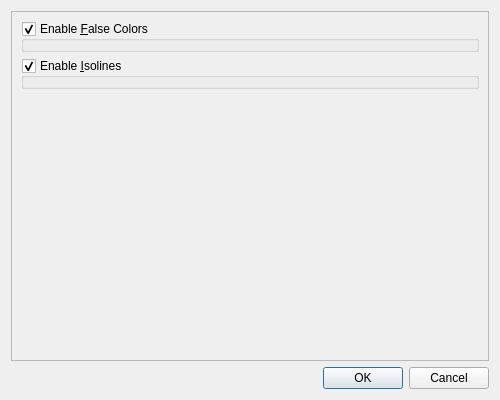
<?xml version="1.0" encoding="UTF-8"?>
<ui version="4.0">
 <class>FalseColorsWindow</class>
 <widget class="QWidget" name="FalseColorsWindow">
  <property name="geometry">
   <rect>
    <x>0</x>
    <y>0</y>
    <width>500</width>
    <height>400</height>
   </rect>
  </property>
  <property name="windowTitle">
   <string>False Colors</string>
  </property>
  <layout class="QVBoxLayout" name="verticalLayout">
   <item>
    <widget class="QScrollArea" name="scrollarea">
     <property name="widgetResizable">
      <bool>true</bool>
     </property>
     <widget class="QWidget" name="scrollarea_contents">
      <property name="geometry">
       <rect>
        <x>0</x>
        <y>0</y>
        <width>462</width>
        <height>304</height>
       </rect>
      </property>
      <layout class="QVBoxLayout" name="verticalLayout_2">
       <item>
        <widget class="QGroupBox" name="groupbox_false_colors">
         <property name="title">
          <string>Enable &amp;False Colors</string>
         </property>
         <property name="checkable">
          <bool>true</bool>
         </property>
        </widget>
       </item>
       <item>
        <widget class="QGroupBox" name="groupbox_isolines">
         <property name="title">
          <string>Enable &amp;Isolines</string>
         </property>
         <property name="checkable">
          <bool>true</bool>
         </property>
        </widget>
       </item>
       <item>
        <spacer name="verticalspacer">
         <property name="orientation">
          <enum>Qt::Vertical</enum>
         </property>
         <property name="sizeHint" stdset="0">
          <size>
           <width>20</width>
           <height>40</height>
          </size>
         </property>
        </spacer>
       </item>
      </layout>
     </widget>
    </widget>
   </item>
   <item>
    <widget class="QDialogButtonBox" name="buttonbox">
     <property name="standardButtons">
      <set>QDialogButtonBox::Cancel|QDialogButtonBox::Ok</set>
     </property>
    </widget>
   </item>
  </layout>
 </widget>
 <resources/>
 <connections/>
</ui>
